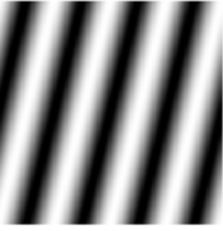
#> input picture cosine.JPG, 223 x 231 px, found by its file name
$ python 27.Notch.py
#> lines starting #> are read from the running program, lines starting #| are printed output that depends on the picture
import numpy as np
import cv2
import matplotlib.pyplot as plt

def band_reject_filter(shape, center, inner_radius, outer_radius):
    rows, cols=shape
    x=np.arange(cols)
    y=np.arange(rows)
    xx,yy=np.meshgrid(x,y)
    xx=xx-center[0]
    yy=yy-center[1]
    distance=np.sqrt(xx**2+yy**2)
    band_reject=np.ones((rows,cols))
    band_reject[np.where((distance>=inner_radius)&(distance<=outer_radius))]=0
    return band_reject

#loaD THE IMAGE

image=cv2.imread('cosine.jpg',cv2.IMREAD_GRAYSCALE)
#> image is the input picture: shape (231, 223); min 0, max 255, mean 139.2

#compute the fourier transform

f_transform=np.fft.fft2(image)
f_shift=np.fft.fftshift(f_transform)

#create a band reject filter

rows,cols=image.shape
#> rows = 231; cols = 223
center=(rows//2, cols//2)
#> center = (115, 111)
inner_radius=30
outer_radius=60
band_reject=band_reject_filter(image.shape, center, inner_radius, outer_radius)

#apply band reject filter

f_filtered=f_shift*band_reject


#inverse fourier transfom

f_inv_shift=np.fft.ifftshift(f_filtered)
image_filtered=np.fft.ifft2(f_inv_shift)
image_filtered=np.abs(image_filtered)
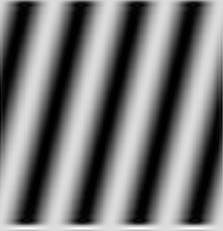
#> image_filtered: shape (231, 223) float64; min 0.0303, max 294.6, mean 139.4; drawn with min black and max white

#convert back to uint8 for display

image_filtered=np.uint8(image_filtered)
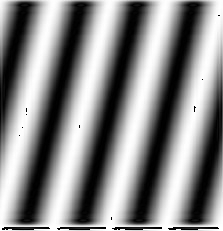
#> image_filtered: shape (231, 223); min 0, max 255, mean 136.4

#display original and filterd images

plt.figure(figsize=(10,6))
plt.subplot(1,2,1)
plt.imshow(image, cmap='gray')
plt.title('original image')
plt.axis('off')

plt.subplot(1,2,2)
plt.imshow(image_filtered, cmap='gray')
plt.title('filtered image')
plt.axis('off')

plt.show()
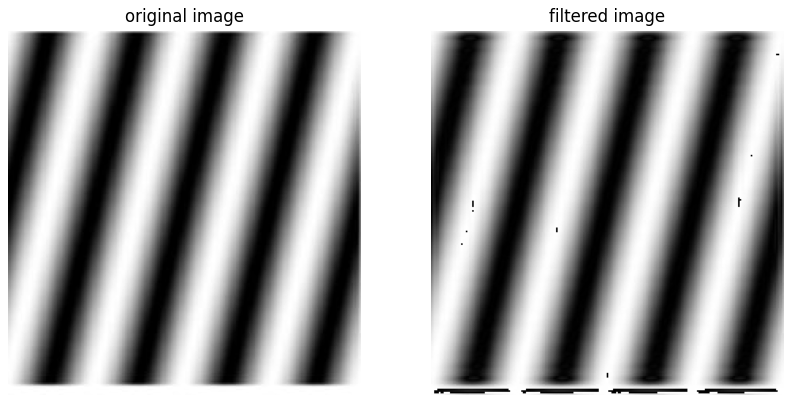
#> figure drawn by matplotlib, 2 panels

$ run again, with Chessboard.JPG copied over cosine.JPG
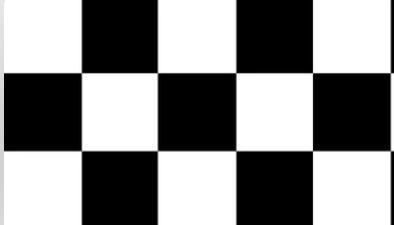
#> input picture Chessboard.JPG, 394 x 225 px, found by its file name
#> image is the input picture: shape (225, 394); min 0, max 255, mean 136.2
#> `plt.show()`:
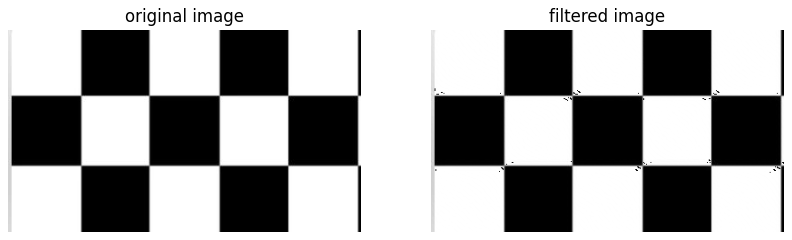
#> figure drawn by matplotlib, 2 panels

$ run again, with horse.JPG copied over cosine.JPG
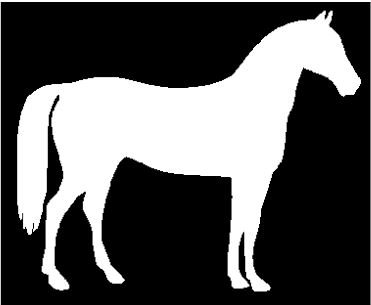
#> input picture horse.JPG, 371 x 305 px, found by its file name
#> image is the input picture: shape (305, 371); min 0, max 255, mean 87
#> `image_filtered=np.abs(image_filtered)`:
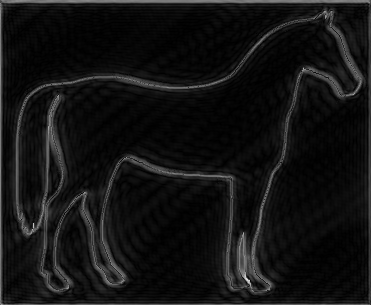
#> image_filtered: shape (305, 371) float64; min 0.0133, max 226.1, mean 19.1
#> `plt.show()`:
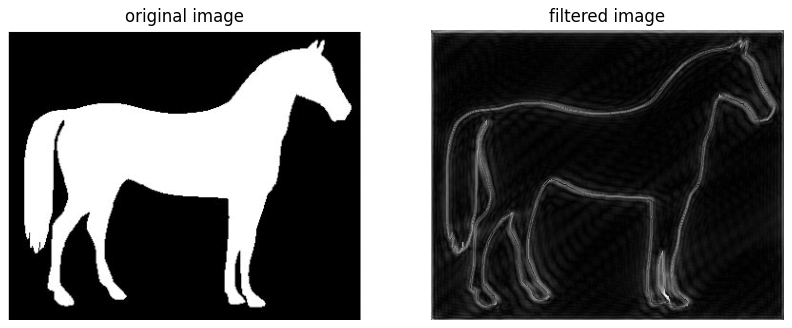
#> figure drawn by matplotlib, 2 panels
